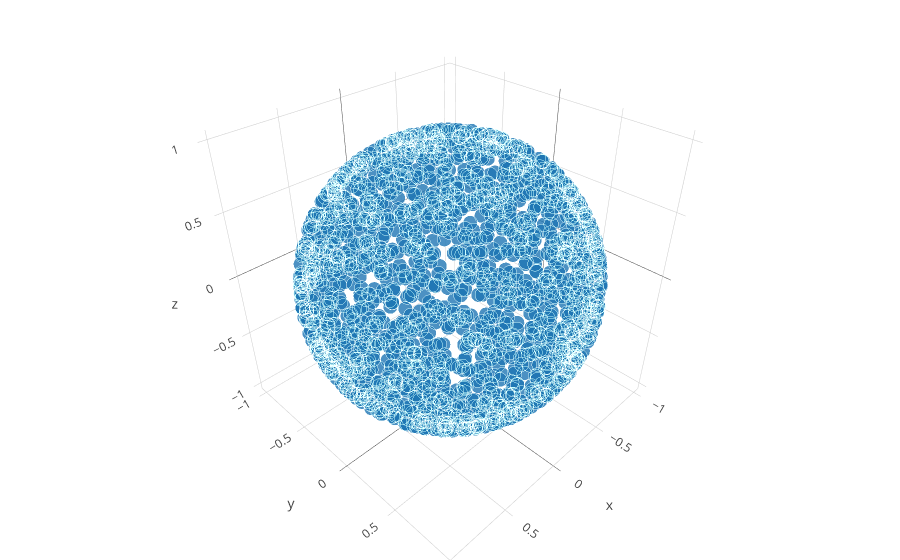

The code cell stored with this chart in its notebook:
### Markdown cell above
## Визуальная проверка равномерности распределения

### Code cell
import plotly
import plotly.plotly as py
import plotly.graph_objs as go
from plotly.offline import download_plotlyjs, init_notebook_mode, plot, iplot
init_notebook_mode(connected=True)

data = np.array([rand_sphere_point() for i in range(2000)])

trace1 = go.Scatter3d(
    x=data[:,0],
    y=data[:,1],
    z=data[:,2],
    mode='markers',
    marker=dict(
        size=5,
        line=dict(
            color='rgba(217, 217, 217, 0.14)',
            width=1
        ),
        opacity=0.8
    )
)
layout = go.Layout(
    margin=dict(
        l=0,
        r=0,
        b=0,
        t=0
    )
)
fig = go.Figure(data=[trace1], layout=layout)
iplot(fig, filename='simple-3d-scatter')

### Figure 1 — Plotly figure (JSON) as saved in the notebook; plotly's stock layout.template omitted (floating-point values rounded to 4 significant figures; data arrays with more than 128 entries replaced by an {"elided": "..."} marker saying what was removed)
{"data": [{"marker": {"line": {"color": "rgba(217, 217, 217, 0.14)", "width": 1}, "opacity": 0.8, "size": 5}, "mode": "markers", "type": "scatter3d", "uid": "6b7edaed-081e-4102-89b0-a933319b7f53", "x": {"elided": "2000 float values"}, "y": {"elided": "2000 float values"}, "z": {"elided": "2000 float values"}}], "layout": {"margin": {"b": 0, "l": 0, "r": 0, "t": 0}}}
